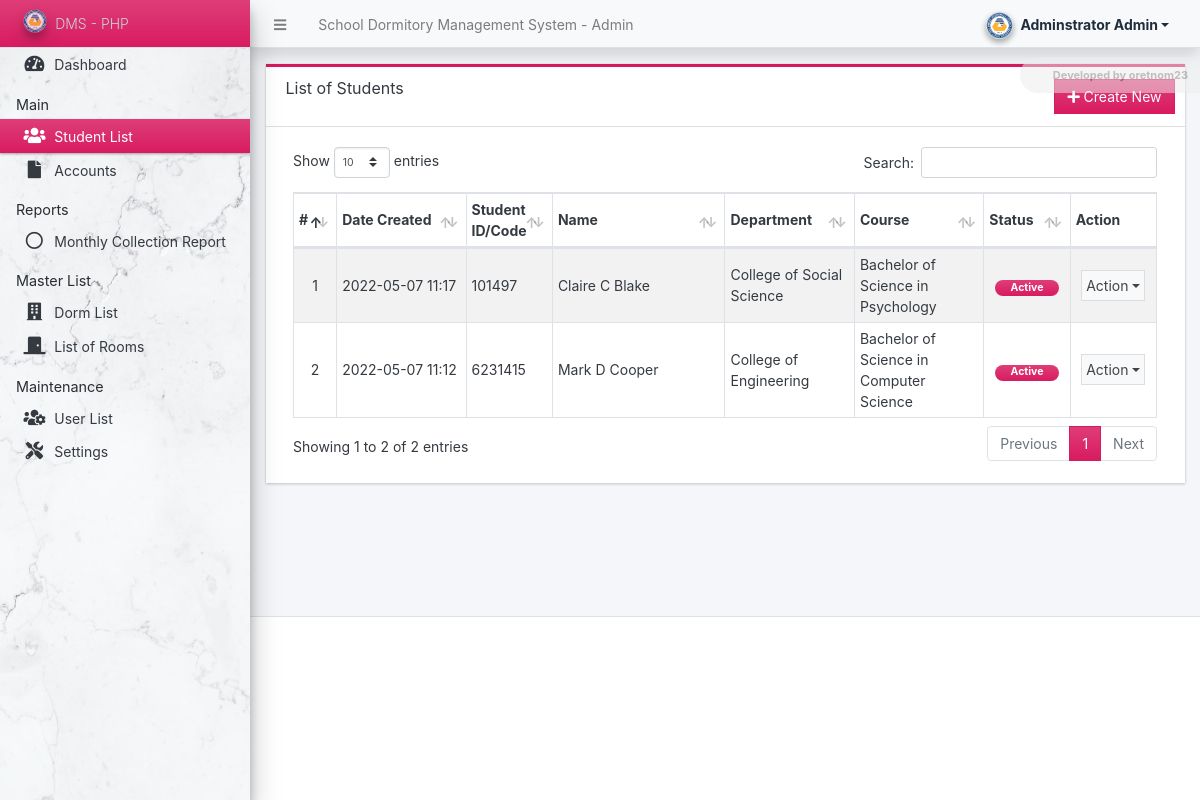
Page /admin/?page=students (signed in) on the committed database.
### tables this page shows
CREATE TABLE `student_list` (
  `id` int(30) NOT NULL,
  `code` varchar(100) NOT NULL,
  `firstname` text NOT NULL,
  `middlename` text DEFAULT NULL,
  `lastname` text NOT NULL,
  `department` text NOT NULL,
  `course` text NOT NULL,
  `gender` varchar(20) NOT NULL,
  `contact` text NOT NULL,
  `email` text NOT NULL,
  `address` text NOT NULL,
  `emergency_name` text NOT NULL,
  `emergency_contact` text NOT NULL,
  `emergency_address` text NOT NULL,
  `emergency_relation` text NOT NULL,
  `status` tinyint(1) NOT NULL DEFAULT 1,
  `delete_flag` tinyint(1) NOT NULL DEFAULT 0,
  `date_created` datetime NOT NULL DEFAULT current_timestamp(),
  `date_updated` datetime NOT NULL DEFAULT current_timestamp() ON UPDATE current_timestamp()
);

### config.php (called while the page is built, shortened)
<?php
require_once('classes/DBConnection.php');
require_once('classes/SystemSettings.php');
function validate_image($file){
	if(!empty($file)){
        $ex = explode("?",$file);
        $file = $ex[0];
        $ts = isset($ex[1]) ? "?".$ex[1] : '';
		if(is_file(base_app.$file)){
			return base_url.$file.$ts;
		}else{
			return base_url.'dist/img/no-image-available.png';
		}
	}else{
		return base_url.'dist/img/no-image-available.png';
	}
}
function isMobileDevice(){
    $aMobileUA = array(
        '/iphone/i' => 'iPhone',
        '/ipod/i' => 'iPod',
        '/ipad/i' => 'iPad',
        '/android/i' => 'Android',
        '/blackberry/i' => 'BlackBerry',
        '/webos/i' => 'Mobile'
    );
    return false;
}
?>

### classes/DBConnection.php (called while the page is built, shortened)
<?php
class DBConnection{
    private $host = DB_SERVER;
    private $username = DB_USERNAME;
    private $password = DB_PASSWORD;
    private $database = DB_NAME;
    public $conn;
    public function __construct(){
        if (!isset($this->conn)) {
            $this->conn = new mysqli($this->host, $this->username, $this->password, $this->database);
        }
    }
}
?>

### classes/SystemSettings.php (called while the page is built, shortened)
<?php
class SystemSettings extends DBConnection{
	function userdata($field = ''){
		if(!empty($field)){
			if(isset($_SESSION['userdata'][$field]))
				return $_SESSION['userdata'][$field];
			else
				return null;
		}else{
			return false;
		}
	}
	function info($field=''){
		if(!empty($field)){
			if(isset($_SESSION['system_info'][$field]))
				return $_SESSION['system_info'][$field];
			else
				return false;
		}else{
			return false;
		}
	}
}
$_settings = new SystemSettings();
?>

### admin/students/index.php (the view, shortened to what this page needs)
<div class="card card-outline rounded-0 card-maroon">
	<div class="card-header">
		<h3 class="card-title">List of Students</h3>
		<div class="card-tools">
			<a href="./?page=students/manage_student" id="create_new" class="btn btn-flat btn-primary"><span class="fas fa-plus"></span>  Create New</a>
		</div>
	</div>
	<div class="card-body">
        <div class="container-fluid">
			<table class="table table-hover table-striped table-bordered" id="list">
				<colgroup>
					<col width="5%">
					<col width="15%">
					<col width="10%">
					<col width="20%">
					<col width="15%">
					<col width="15%">
					<col width="10%">
					<col width="10%">
				</colgroup>
				<thead>
					<tr>
						<th>#</th>
						<th>Date Created</th>
						<th>Student ID/Code</th>
						<th>Name</th>
						<th>Department</th>
						<th>Course</th>
						<th>Status</th>
						<th>Action</th>
					</tr>
				</thead>
				<tbody>
					<?php
					$i = 1;
						$qry = $conn->query("SELECT *, concat(firstname, ' ', coalesce(concat(middlename,' '), ''), lastname) as `name` from `student_list` where delete_flag = 0 order by `name` asc ");
						while($row = $qry->fetch_assoc()):
					?>
						<tr>
							<td class="text-center"><?php echo $i++; ?></td>
							<td><?php echo date("Y-m-d H:i",strtotime($row['date_created'])) ?></td>
							<td><?php echo $row['code'] ?></td>
							<td><?php echo $row['name'] ?></td>
							<td><?php echo $row['department'] ?></td>
							<td><?php echo $row['course'] ?></td>
							<td class="text-center">
								<?php if($row['status'] == 1): ?>
                                    <span class="badge badge-maroon bg-gradient-maroon px-3 rounded-pill">Active</span>
                                <?php else: ?>
                                    <span class="badge badge-light bg-gradient-light border text-dark px-3 rounded-pill">Inactive</span>
                                <?php endif; ?>
                            </td>
							<td align="center">
								 <button type="button" class="btn btn-flat p-1 btn-default btn-sm dropdown-toggle dropdown-icon" data-toggle="dropdown">
				                  		Action
				                  </button>
							</td>
						</tr>
					<?php endwhile; ?>
				</tbody>
			</table>
		</div>
	</div>
</div>

### admin/index.php (shortened to what this page needs)
<?php require_once('../config.php'); ?>
 <!DOCTYPE html>
<html lang="en" class="" style="height: auto;">
<?php require_once('inc/header.php') ?>
  <body class="sidebar-mini layout-fixed control-sidebar-slide-open layout-navbar-fixed sidebar-mini-md sidebar-mini-xs text-sm" data-new-gr-c-s-check-loaded="14.991.0" data-gr-ext-installed="" style="height: auto;">
    <div class="wrapper">
     <?php require_once('inc/topBarNav.php') ?>
     <?php require_once('inc/navigation.php') ?>
     <?php $page = isset($_GET['page']) ? $_GET['page'] : 'home';  ?>
      <div class="content-wrapper  pt-3" style="min-height: 567.854px;">
        <section class="content  text-dark">
          <div class="container-fluid">
            <?php
              if(!file_exists($page.".php") && !is_dir($page)){
                  include '404.html';
              }else{
                if(is_dir($page))
                  include $page.'/index.php';
                else
                  include $page.'.php';
              }
            ?>
          </div>
        </section>
      </div>
      <?php require_once('inc/footer.php') ?>
  </body>
</html>

### admin/inc/header.php (shortened to what this page needs)
<head>
    <link rel="stylesheet" href="<?php echo base_url ?>plugins/fontawesome-free/css/all.min.css">
    <link rel="stylesheet" href="<?php echo base_url ?>plugins/tempusdominus-bootstrap-4/css/tempusdominus-bootstrap-4.min.css">
  <link rel="stylesheet" href="<?php echo base_url ?>plugins/datatables-bs4/css/dataTables.bootstrap4.min.css">
  <link rel="stylesheet" href="<?php echo base_url ?>plugins/datatables-responsive/css/responsive.bootstrap4.min.css">
  <link rel="stylesheet" href="<?php echo base_url ?>plugins/datatables-buttons/css/buttons.bootstrap4.min.css">
  <link rel="stylesheet" href="<?php echo base_url ?>plugins/select2/css/select2.min.css">
  <link rel="stylesheet" href="<?php echo base_url ?>plugins/select2-bootstrap4-theme/select2-bootstrap4.min.css">
    <link rel="stylesheet" href="<?php echo base_url ?>plugins/icheck-bootstrap/icheck-bootstrap.min.css">
    <link rel="stylesheet" href="<?php echo base_url ?>plugins/jqvmap/jqvmap.min.css">
    <link rel="stylesheet" href="<?php echo base_url ?>dist/css/adminlte.css">
    <link rel="stylesheet" href="<?php echo base_url ?>dist/css/custom.css">
    <link rel="stylesheet" href="<?php echo base_url ?>plugins/overlayScrollbars/css/OverlayScrollbars.min.css">
    <link rel="stylesheet" href="<?php echo base_url ?>plugins/daterangepicker/daterangepicker.css">
    <link rel="stylesheet" href="<?php echo base_url ?>plugins/summernote/summernote-bs4.min.css">
  <link rel="stylesheet" href="<?php echo base_url ?>plugins/sweetalert2-theme-bootstrap-4/bootstrap-4.min.css">
  </head>

### admin/inc/topBarNav.php (shortened to what this page needs)
<nav class="main-header navbar navbar-expand navbar-light shadow text-sm">
  <ul class="navbar-nav">
    <li class="nav-item">
    <a class="nav-link" data-widget="pushmenu" href="#" role="button"><i class="fas fa-bars"></i></a>
    </li>
    <li class="nav-item d-none d-sm-inline-block">
      <a href="<?php echo base_url ?>" class="nav-link"><?php echo (!isMobileDevice()) ? $_settings->info('name'):$_settings->info('short_name'); ?> - Admin</a>
    </li>
  </ul>
  <ul class="navbar-nav ml-auto">
    <li class="nav-item">
      <div class="btn-group nav-link">
            <button type="button" class="btn btn-rounded badge badge-light dropdown-toggle dropdown-icon" data-toggle="dropdown">
              <span><img src="<?php echo validate_image($_settings->userdata('avatar')) ?>" class="img-circle elevation-2 user-img" alt="User Image"></span>
              <span class="ml-3"><?php echo ucwords($_settings->userdata('firstname').' '.$_settings->userdata('lastname')) ?></span>
            </button>
        </div>
    </li>
  </ul>
</nav>

### admin/inc/navigation.php (shortened to what this page needs)
<aside class="main-sidebar sidebar-light-maroon elevation-4 sidebar-no-expand">
  <a href="<?php echo base_url ?>admin" class="brand-link bg-gradient-maroon text-sm text-light">
  <img src="<?php echo validate_image($_settings->info('logo'))?>" alt="Store Logo" class="brand-image img-circle elevation-3" style="opacity: .8;width: 1.5rem;height: 1.5rem;max-height: unset">
  <span class="brand-text font-weight-light"><?php echo $_settings->info('short_name') ?></span>
  </a>
  <div class="sidebar os-host os-theme-light os-host-overflow os-host-overflow-y os-host-resize-disabled os-host-transition os-host-scrollbar-horizontal-hidden">
    <div class="os-content-glue" style="margin: 0px -8px; width: 249px; height: 646px;"></div>
    <div class="os-padding">
      <div class="os-viewport os-viewport-native-scrollbars-invisible" style="overflow-y: scroll;">
        <div class="os-content" style="padding: 0px 8px; height: 100%; width: 100%;">
          <nav class="mt-1">
             <ul class="nav nav-pills nav-sidebar flex-column text-sm nav-compact nav-flat nav-child-indent nav-collapse-hide-child" data-widget="treeview" role="menu" data-accordion="false">
              <li class="nav-item dropdown">
                <a href="./" class="nav-link nav-home">
                  <i class="nav-icon fas fa-tachometer-alt"></i>
                  <p>
                    Dashboard
                  </p>
                </a>
              </li>
              <li class="nav-header">Main</li>
              <li class="nav-item dropdown">
                <a href="<?php echo base_url ?>admin/?page=students" class="nav-link nav-students">
                  <i class="nav-icon fas fa-users"></i>
                  <p>
                    Student List
                  </p>
                </a>
              </li>
              <li class="nav-item dropdown">
                <a href="<?php echo base_url ?>admin/?page=accounts" class="nav-link nav-accounts">
                  <i class="nav-icon fas fa-file"></i>
                  <p>
                    Accounts
                  </p>
                </a>
              </li>
              <li class="nav-header">Reports</li>
              <li class="nav-item dropdown">
                <a href="<?php echo base_url ?>admin/?page=reports/daily_collection_report" class="nav-link nav-reports_daily_collection_report">
                  <i class="nav-icon far fa-circle"></i>
                  <p>
                    Monthly Collection Report
                  </p>
                </a>
              </li>
              <li class="nav-header">Master List</li>
              <li class="nav-item dropdown">
                <a href="<?php echo base_url ?>admin/?page=dorms" class="nav-link nav-dorms">
                  <i class="nav-icon fas fa-building"></i>
                  <p>
                    Dorm List
                  </p>
                </a>
              </li>
              <li class="nav-item dropdown">
                <a href="<?php echo base_url ?>admin/?page=rooms" class="nav-link nav-rooms">
                  <i class="nav-icon fas fa-door-closed"></i>
                  <p>
                    List of Rooms
                  </p>
                </a>
              </li>
              <?php if($_settings->userdata('type') == 1): ?>
              <li class="nav-header">Maintenance</li>
              <li class="nav-item dropdown">
                <a href="<?php echo base_url ?>admin/?page=user/list" class="nav-link nav-user_list">
                  <i class="nav-icon fas fa-users-cog"></i>
                  <p>
                    User List
                  </p>
                </a>
              </li>
              <li class="nav-item dropdown">
                <a href="<?php echo base_url ?>admin/?page=system_info" class="nav-link nav-system_info">
                  <i class="nav-icon fas fa-tools"></i>
                  <p>
                    Settings
                  </p>
                </a>
              </li>
              <?php endif; ?>
            </ul>
          </nav>
        </div>
      </div>
    </div>
  </div>
</aside>

### admin/inc/footer.php (shortened to what this page needs)
<footer class="main-footer text-sm">
      </footer>
    </div>

### admin/inc/topBarNav.php (style rules this page uses)
.user-img { position: absolute; height: 27px; width: 27px; object-fit: cover; left: -7%; top: -12%; }
.btn-rounded { border-radius: 50px; }

### rows in the picture
student_list: date_created "2022-05-07 11:17", code "101497", name "Claire C Blake", department "College of Social Science", course "Bachelor of Science in Psychology", status "Active"
student_list: date_created "2022-05-07 11:12", code "6231415", name "Mark D Cooper", department "College of Engineering", course "Bachelor of Science in Computer Science", status "Active"

### other values in the picture
$_settings->info('name') "School Dormitory Management System"
$_settings->userdata('firstname').' '.$_settings->userdata('lastname') "Adminstrator Admin"
$_settings->info('short_name') "DMS - PHP"
